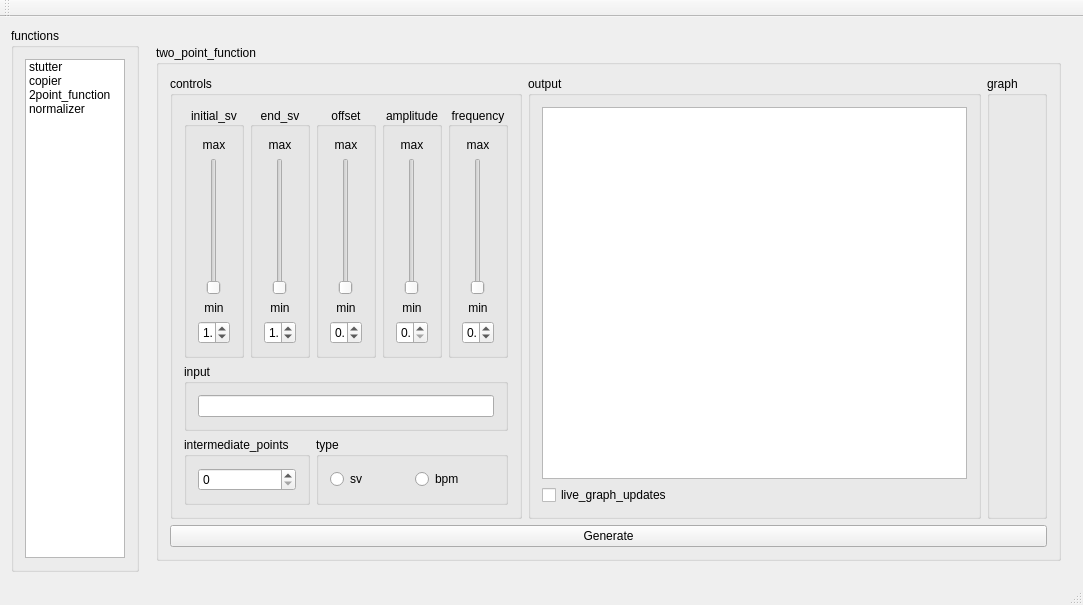
<?xml version="1.0" encoding="UTF-8"?>
<ui version="4.0">
 <class>MainWindow</class>
 <widget class="QMainWindow" name="MainWindow">
  <property name="geometry">
   <rect>
    <x>0</x>
    <y>0</y>
    <width>1083</width>
    <height>605</height>
   </rect>
  </property>
  <property name="windowTitle">
   <string>MainWindow</string>
  </property>
  <widget class="QWidget" name="centralWidget">
   <layout class="QGridLayout" name="gridLayout">
    <item row="1" column="1">
     <widget class="QStackedWidget" name="stackedWidget">
      <property name="currentIndex">
       <number>2</number>
      </property>
      <widget class="QWidget" name="page_stutter">
       <layout class="QGridLayout" name="gridLayout_3">
        <item row="0" column="0">
         <widget class="QGroupBox" name="stutter_lo">
          <property name="toolTipDuration">
           <number>-2</number>
          </property>
          <property name="title">
           <string>stutter</string>
          </property>
          <layout class="QGridLayout" name="gridLayout_4">
           <item row="0" column="1">
            <widget class="QGroupBox" name="stutter_input_lo">
             <property name="title">
              <string>input</string>
             </property>
             <layout class="QGridLayout" name="gridLayout_6">
              <item row="0" column="0">
               <widget class="QPlainTextEdit" name="stutter_input"/>
              </item>
             </layout>
            </widget>
           </item>
           <item row="0" column="0">
            <widget class="QGroupBox" name="stutter_controls_lo">
             <property name="title">
              <string>controls</string>
             </property>
             <layout class="QGridLayout" name="gridLayout_5">
              <item row="0" column="1">
               <widget class="QGroupBox" name="stutter_threshold_lo">
                <property name="title">
                 <string>threshold</string>
                </property>
                <property name="alignment">
                 <set>Qt::AlignCenter</set>
                </property>
                <layout class="QGridLayout" name="gridLayout_9">
                 <item row="1" column="0">
                  <widget class="QSlider" name="stutter_threshold_vs">
                   <property name="orientation">
                    <enum>Qt::Vertical</enum>
                   </property>
                  </widget>
                 </item>
                 <item row="2" column="0">
                  <widget class="QLabel" name="stutter_threshold_min">
                   <property name="text">
                    <string>min</string>
                   </property>
                   <property name="alignment">
                    <set>Qt::AlignCenter</set>
                   </property>
                  </widget>
                 </item>
                 <item row="0" column="0">
                  <widget class="QLabel" name="stutter_threshold_max">
                   <property name="text">
                    <string>max</string>
                   </property>
                   <property name="alignment">
                    <set>Qt::AlignCenter</set>
                   </property>
                  </widget>
                 </item>
                </layout>
               </widget>
              </item>
              <item row="0" column="0">
               <widget class="QGroupBox" name="stutter_initsv_lo">
                <property name="title">
                 <string>initial_sv</string>
                </property>
                <property name="alignment">
                 <set>Qt::AlignCenter</set>
                </property>
                <layout class="QGridLayout" name="gridLayout_8">
                 <item row="1" column="0">
                  <widget class="QSlider" name="stutter_initsv_vs">
                   <property name="orientation">
                    <enum>Qt::Vertical</enum>
                   </property>
                  </widget>
                 </item>
                 <item row="0" column="0">
                  <widget class="QLabel" name="stutter_initsv_max">
                   <property name="text">
                    <string>max</string>
                   </property>
                   <property name="alignment">
                    <set>Qt::AlignCenter</set>
                   </property>
                  </widget>
                 </item>
                 <item row="2" column="0">
                  <widget class="QLabel" name="stutter_initsv_min">
                   <property name="text">
                    <string>min</string>
                   </property>
                   <property name="alignment">
                    <set>Qt::AlignCenter</set>
                   </property>
                  </widget>
                 </item>
                </layout>
               </widget>
              </item>
              <item row="1" column="0" colspan="2">
               <widget class="QGroupBox" name="stutter_avesv_lo">
                <property name="title">
                 <string>average_sv</string>
                </property>
                <layout class="QGridLayout" name="gridLayout_10">
                 <item row="0" column="0">
                  <widget class="QDoubleSpinBox" name="stutter_avesv"/>
                 </item>
                </layout>
               </widget>
              </item>
             </layout>
            </widget>
           </item>
           <item row="0" column="2">
            <widget class="QGroupBox" name="stutter_output_lo">
             <property name="title">
              <string>output</string>
             </property>
             <layout class="QGridLayout" name="gridLayout_7">
              <item row="0" column="0">
               <widget class="QPlainTextEdit" name="stutter_output"/>
              </item>
             </layout>
            </widget>
           </item>
           <item row="1" column="0" colspan="3">
            <widget class="QPushButton" name="stutter_generate">
             <property name="text">
              <string>Generate</string>
             </property>
            </widget>
           </item>
          </layout>
         </widget>
        </item>
       </layout>
      </widget>
      <widget class="QWidget" name="page_copier">
       <layout class="QGridLayout" name="gridLayout_11">
        <item row="0" column="0">
         <widget class="QGroupBox" name="copier_lo">
          <property name="title">
           <string>copier</string>
          </property>
          <layout class="QGridLayout" name="gridLayout_12">
           <item row="0" column="0" rowspan="2">
            <widget class="QGroupBox" name="copier_ho_lo">
             <property name="title">
              <string>hit_object_input</string>
             </property>
             <layout class="QGridLayout" name="gridLayout_13">
              <item row="0" column="0">
               <widget class="QPlainTextEdit" name="copier_ho"/>
              </item>
             </layout>
            </widget>
           </item>
           <item row="0" column="1" rowspan="2">
            <widget class="QGroupBox" name="copier_tp_lo">
             <property name="title">
              <string>timing_point_input</string>
             </property>
             <layout class="QGridLayout" name="gridLayout_14">
              <item row="0" column="0">
               <widget class="QPlainTextEdit" name="copier_tp"/>
              </item>
             </layout>
            </widget>
           </item>
           <item row="0" column="2" rowspan="2">
            <widget class="QGroupBox" name="copier_output_lo">
             <property name="title">
              <string>output</string>
             </property>
             <layout class="QGridLayout" name="gridLayout_15">
              <item row="0" column="0">
               <widget class="QPlainTextEdit" name="copier_output"/>
              </item>
             </layout>
            </widget>
           </item>
           <item row="2" column="0" colspan="3">
            <widget class="QPushButton" name="copier_generate">
             <property name="text">
              <string>Generate</string>
             </property>
            </widget>
           </item>
          </layout>
         </widget>
        </item>
       </layout>
      </widget>
      <widget class="QWidget" name="page_tpf">
       <layout class="QGridLayout" name="gridLayout_16">
        <item row="0" column="0">
         <widget class="QGroupBox" name="tpf_lo">
          <property name="title">
           <string>two_point_function</string>
          </property>
          <layout class="QGridLayout" name="gridLayout_19">
           <item row="0" column="2">
            <widget class="QGroupBox" name="tpf_graph_lo">
             <property name="title">
              <string>graph</string>
             </property>
             <layout class="QGridLayout" name="gridLayout_28">
              <item row="0" column="0">
               <widget class="QWidget" name="tpf_graph" native="true"/>
              </item>
             </layout>
            </widget>
           </item>
           <item row="0" column="1">
            <widget class="QGroupBox" name="tpf_output_lo">
             <property name="title">
              <string>output</string>
             </property>
             <layout class="QGridLayout" name="gridLayout_18">
              <item row="0" column="0">
               <widget class="QPlainTextEdit" name="tpf_output"/>
              </item>
              <item row="1" column="0">
               <widget class="QCheckBox" name="tpf_output_live">
                <property name="text">
                 <string>live_graph_updates</string>
                </property>
               </widget>
              </item>
             </layout>
            </widget>
           </item>
           <item row="0" column="0">
            <widget class="QGroupBox" name="tpf_controls_lo">
             <property name="title">
              <string>controls</string>
             </property>
             <layout class="QGridLayout" name="gridLayout_17">
              <item row="0" column="0">
               <widget class="QGroupBox" name="tpf_initsv_lo">
                <property name="sizePolicy">
                 <sizepolicy hsizetype="Ignored" vsizetype="Preferred">
                  <horstretch>0</horstretch>
                  <verstretch>0</verstretch>
                 </sizepolicy>
                </property>
                <property name="minimumSize">
                 <size>
                  <width>60</width>
                  <height>0</height>
                 </size>
                </property>
                <property name="title">
                 <string>initial_sv</string>
                </property>
                <property name="alignment">
                 <set>Qt::AlignCenter</set>
                </property>
                <layout class="QGridLayout" name="gridLayout_24">
                 <item row="0" column="0">
                  <widget class="QLabel" name="tpf_initsv_max">
                   <property name="text">
                    <string>max</string>
                   </property>
                   <property name="alignment">
                    <set>Qt::AlignCenter</set>
                   </property>
                  </widget>
                 </item>
                 <item row="3" column="0">
                  <widget class="QDoubleSpinBox" name="tpf_initsv_val">
                   <property name="minimum">
                    <double>0.100000000000000</double>
                   </property>
                   <property name="maximum">
                    <double>10.000000000000000</double>
                   </property>
                   <property name="singleStep">
                    <double>0.010000000000000</double>
                   </property>
                   <property name="value">
                    <double>1.000000000000000</double>
                   </property>
                  </widget>
                 </item>
                 <item row="2" column="0">
                  <widget class="QLabel" name="tpf_initsv_min">
                   <property name="text">
                    <string>min</string>
                   </property>
                   <property name="alignment">
                    <set>Qt::AlignCenter</set>
                   </property>
                  </widget>
                 </item>
                 <item row="1" column="0">
                  <widget class="QSlider" name="tpf_initsv">
                   <property name="sizePolicy">
                    <sizepolicy hsizetype="Minimum" vsizetype="Expanding">
                     <horstretch>0</horstretch>
                     <verstretch>0</verstretch>
                    </sizepolicy>
                   </property>
                   <property name="orientation">
                    <enum>Qt::Vertical</enum>
                   </property>
                  </widget>
                 </item>
                </layout>
               </widget>
              </item>
              <item row="2" column="0" colspan="2">
               <widget class="QGroupBox" name="tpf_interpts_lo">
                <property name="sizePolicy">
                 <sizepolicy hsizetype="Ignored" vsizetype="Preferred">
                  <horstretch>0</horstretch>
                  <verstretch>0</verstretch>
                 </sizepolicy>
                </property>
                <property name="title">
                 <string>intermediate_points</string>
                </property>
                <layout class="QGridLayout" name="gridLayout_25">
                 <item row="0" column="0">
                  <widget class="QSpinBox" name="tpf_interpts">
                   <property name="sizePolicy">
                    <sizepolicy hsizetype="Minimum" vsizetype="Fixed">
                     <horstretch>0</horstretch>
                     <verstretch>0</verstretch>
                    </sizepolicy>
                   </property>
                  </widget>
                 </item>
                </layout>
               </widget>
              </item>
              <item row="0" column="1">
               <widget class="QGroupBox" name="tpf_endsv_lo">
                <property name="sizePolicy">
                 <sizepolicy hsizetype="Ignored" vsizetype="Preferred">
                  <horstretch>0</horstretch>
                  <verstretch>0</verstretch>
                 </sizepolicy>
                </property>
                <property name="minimumSize">
                 <size>
                  <width>60</width>
                  <height>0</height>
                 </size>
                </property>
                <property name="title">
                 <string>end_sv</string>
                </property>
                <property name="alignment">
                 <set>Qt::AlignCenter</set>
                </property>
                <layout class="QGridLayout" name="gridLayout_23">
                 <item row="1" column="0">
                  <widget class="QSlider" name="tpf_endsv">
                   <property name="sizePolicy">
                    <sizepolicy hsizetype="Minimum" vsizetype="Expanding">
                     <horstretch>0</horstretch>
                     <verstretch>0</verstretch>
                    </sizepolicy>
                   </property>
                   <property name="orientation">
                    <enum>Qt::Vertical</enum>
                   </property>
                  </widget>
                 </item>
                 <item row="2" column="0">
                  <widget class="QLabel" name="tpf_endsv_min">
                   <property name="text">
                    <string>min</string>
                   </property>
                   <property name="alignment">
                    <set>Qt::AlignCenter</set>
                   </property>
                  </widget>
                 </item>
                 <item row="0" column="0">
                  <widget class="QLabel" name="tpf_endsv_max">
                   <property name="text">
                    <string>max</string>
                   </property>
                   <property name="alignment">
                    <set>Qt::AlignCenter</set>
                   </property>
                  </widget>
                 </item>
                 <item row="3" column="0">
                  <widget class="QDoubleSpinBox" name="tpf_endsv_val">
                   <property name="minimum">
                    <double>0.100000000000000</double>
                   </property>
                   <property name="maximum">
                    <double>10.000000000000000</double>
                   </property>
                   <property name="singleStep">
                    <double>0.010000000000000</double>
                   </property>
                   <property name="value">
                    <double>1.000000000000000</double>
                   </property>
                  </widget>
                 </item>
                </layout>
               </widget>
              </item>
              <item row="0" column="3">
               <widget class="QGroupBox" name="tpf_ampl_lo">
                <property name="sizePolicy">
                 <sizepolicy hsizetype="Ignored" vsizetype="Preferred">
                  <horstretch>0</horstretch>
                  <verstretch>0</verstretch>
                 </sizepolicy>
                </property>
                <property name="minimumSize">
                 <size>
                  <width>60</width>
                  <height>0</height>
                 </size>
                </property>
                <property name="title">
                 <string>amplitude</string>
                </property>
                <property name="alignment">
                 <set>Qt::AlignCenter</set>
                </property>
                <layout class="QGridLayout" name="gridLayout_22">
                 <item row="1" column="0">
                  <widget class="QSlider" name="tpf_ampl">
                   <property name="sizePolicy">
                    <sizepolicy hsizetype="Minimum" vsizetype="Expanding">
                     <horstretch>0</horstretch>
                     <verstretch>0</verstretch>
                    </sizepolicy>
                   </property>
                   <property name="orientation">
                    <enum>Qt::Vertical</enum>
                   </property>
                  </widget>
                 </item>
                 <item row="0" column="0">
                  <widget class="QLabel" name="tpf_ampl_max">
                   <property name="text">
                    <string>max</string>
                   </property>
                   <property name="alignment">
                    <set>Qt::AlignCenter</set>
                   </property>
                  </widget>
                 </item>
                 <item row="2" column="0">
                  <widget class="QLabel" name="tpf_ampl_min">
                   <property name="text">
                    <string>min</string>
                   </property>
                   <property name="alignment">
                    <set>Qt::AlignCenter</set>
                   </property>
                  </widget>
                 </item>
                 <item row="3" column="0">
                  <widget class="QDoubleSpinBox" name="tpf_ampl_val">
                   <property name="minimum">
                    <double>0.000000000000000</double>
                   </property>
                   <property name="maximum">
                    <double>100.000000000000000</double>
                   </property>
                  </widget>
                 </item>
                </layout>
               </widget>
              </item>
              <item row="0" column="2">
               <widget class="QGroupBox" name="tpf_offset_lo">
                <property name="sizePolicy">
                 <sizepolicy hsizetype="Ignored" vsizetype="Preferred">
                  <horstretch>0</horstretch>
                  <verstretch>0</verstretch>
                 </sizepolicy>
                </property>
                <property name="minimumSize">
                 <size>
                  <width>60</width>
                  <height>0</height>
                 </size>
                </property>
                <property name="title">
                 <string>offset</string>
                </property>
                <property name="alignment">
                 <set>Qt::AlignCenter</set>
                </property>
                <layout class="QGridLayout" name="gridLayout_21">
                 <item row="1" column="0">
                  <widget class="QSlider" name="tpf_offset">
                   <property name="sizePolicy">
                    <sizepolicy hsizetype="Minimum" vsizetype="Expanding">
                     <horstretch>0</horstretch>
                     <verstretch>0</verstretch>
                    </sizepolicy>
                   </property>
                   <property name="orientation">
                    <enum>Qt::Vertical</enum>
                   </property>
                  </widget>
                 </item>
                 <item row="0" column="0">
                  <widget class="QLabel" name="tpf_offset_max">
                   <property name="text">
                    <string>max</string>
                   </property>
                   <property name="alignment">
                    <set>Qt::AlignCenter</set>
                   </property>
                  </widget>
                 </item>
                 <item row="2" column="0">
                  <widget class="QLabel" name="tpf_offset_min">
                   <property name="text">
                    <string>min</string>
                   </property>
                   <property name="alignment">
                    <set>Qt::AlignCenter</set>
                   </property>
                  </widget>
                 </item>
                 <item row="3" column="0">
                  <widget class="QDoubleSpinBox" name="tpf_offset_val">
                   <property name="minimum">
                    <double>-10000.000000000000000</double>
                   </property>
                   <property name="maximum">
                    <double>10000.000000000000000</double>
                   </property>
                  </widget>
                 </item>
                </layout>
               </widget>
              </item>
              <item row="0" column="4">
               <widget class="QGroupBox" name="tpf_freq_lo">
                <property name="sizePolicy">
                 <sizepolicy hsizetype="Ignored" vsizetype="Preferred">
                  <horstretch>0</horstretch>
                  <verstretch>0</verstretch>
                 </sizepolicy>
                </property>
                <property name="minimumSize">
                 <size>
                  <width>60</width>
                  <height>0</height>
                 </size>
                </property>
                <property name="title">
                 <string>frequency</string>
                </property>
                <property name="alignment">
                 <set>Qt::AlignCenter</set>
                </property>
                <layout class="QGridLayout" name="gridLayout_20">
                 <item row="0" column="0">
                  <widget class="QLabel" name="tpf_freq_max">
                   <property name="text">
                    <string>max</string>
                   </property>
                   <property name="alignment">
                    <set>Qt::AlignCenter</set>
                   </property>
                  </widget>
                 </item>
                 <item row="1" column="0">
                  <widget class="QSlider" name="tpf_freq">
                   <property name="sizePolicy">
                    <sizepolicy hsizetype="Minimum" vsizetype="Expanding">
                     <horstretch>0</horstretch>
                     <verstretch>0</verstretch>
                    </sizepolicy>
                   </property>
                   <property name="orientation">
                    <enum>Qt::Vertical</enum>
                   </property>
                  </widget>
                 </item>
                 <item row="2" column="0">
                  <widget class="QLabel" name="tpf_freq_min">
                   <property name="text">
                    <string>min</string>
                   </property>
                   <property name="alignment">
                    <set>Qt::AlignCenter</set>
                   </property>
                  </widget>
                 </item>
                 <item row="3" column="0">
                  <widget class="QDoubleSpinBox" name="tpf_freq_val">
                   <property name="minimum">
                    <double>-7.000000000000000</double>
                   </property>
                   <property name="maximum">
                    <double>100.000000000000000</double>
                   </property>
                  </widget>
                 </item>
                </layout>
               </widget>
              </item>
              <item row="1" column="0" colspan="5">
               <widget class="QGroupBox" name="tpf_input_lo">
                <property name="sizePolicy">
                 <sizepolicy hsizetype="Ignored" vsizetype="Preferred">
                  <horstretch>0</horstretch>
                  <verstretch>0</verstretch>
                 </sizepolicy>
                </property>
                <property name="title">
                 <string>input</string>
                </property>
                <layout class="QGridLayout" name="gridLayout_26">
                 <item row="0" column="0">
                  <widget class="QLineEdit" name="tpf_input"/>
                 </item>
                </layout>
               </widget>
              </item>
              <item row="2" column="2" colspan="3">
               <widget class="QGroupBox" name="tpf_type_lo">
                <property name="sizePolicy">
                 <sizepolicy hsizetype="Ignored" vsizetype="Preferred">
                  <horstretch>0</horstretch>
                  <verstretch>0</verstretch>
                 </sizepolicy>
                </property>
                <property name="title">
                 <string>type</string>
                </property>
                <layout class="QGridLayout" name="gridLayout_27">
                 <item row="0" column="0">
                  <widget class="QRadioButton" name="tpf_type_sv">
                   <property name="text">
                    <string>sv</string>
                   </property>
                  </widget>
                 </item>
                 <item row="0" column="1">
                  <widget class="QRadioButton" name="tpf_type_bpm">
                   <property name="text">
                    <string>bpm</string>
                   </property>
                  </widget>
                 </item>
                </layout>
               </widget>
              </item>
             </layout>
            </widget>
           </item>
           <item row="1" column="0" colspan="3">
            <widget class="QPushButton" name="tpf_generate">
             <property name="text">
              <string>Generate</string>
             </property>
            </widget>
           </item>
          </layout>
         </widget>
        </item>
       </layout>
      </widget>
      <widget class="QWidget" name="page_norm">
       <layout class="QGridLayout" name="gridLayout_2">
        <item row="0" column="0">
         <widget class="QGroupBox" name="normalizer_lo">
          <property name="title">
           <string>normalizer</string>
          </property>
          <layout class="QGridLayout" name="gridLayout_33">
           <item row="0" column="0" rowspan="2">
            <widget class="QGroupBox" name="normalizer_input_lo">
             <property name="title">
              <string>input</string>
             </property>
             <layout class="QGridLayout" name="gridLayout_31">
              <item row="0" column="0">
               <widget class="QPlainTextEdit" name="normalizer_input"/>
              </item>
             </layout>
            </widget>
           </item>
           <item row="0" column="1">
            <widget class="QGroupBox" name="normalizer_controls_lo">
             <property name="title">
              <string>controls</string>
             </property>
             <layout class="QGridLayout" name="gridLayout_34">
              <item row="0" column="0">
               <widget class="QGroupBox" name="normalizer_bpm_lo">
                <property name="title">
                 <string>bpm</string>
                </property>
                <layout class="QGridLayout" name="gridLayout_35">
                 <item row="0" column="0">
                  <widget class="QDoubleSpinBox" name="normalizer_bpm">
                   <property name="maximum">
                    <double>999999999.000000000000000</double>
                   </property>
                  </widget>
                 </item>
                </layout>
               </widget>
              </item>
             </layout>
            </widget>
           </item>
           <item row="1" column="1">
            <widget class="QGroupBox" name="normalizer_bpmlist_lo">
             <property name="title">
              <string>bpm list</string>
             </property>
             <layout class="QGridLayout" name="gridLayout_30">
              <item row="1" column="0">
               <widget class="QListWidget" name="normalizer_bpmlist"/>
              </item>
             </layout>
            </widget>
           </item>
           <item row="0" column="2" rowspan="2">
            <widget class="QGroupBox" name="normalizer_output_lo">
             <property name="title">
              <string>output</string>
             </property>
             <layout class="QGridLayout" name="gridLayout_32">
              <item row="0" column="0">
               <widget class="QPlainTextEdit" name="normalizer_output"/>
              </item>
             </layout>
            </widget>
           </item>
           <item row="2" column="0" colspan="3">
            <widget class="QPushButton" name="normalizer_generate">
             <property name="text">
              <string>Generate</string>
             </property>
            </widget>
           </item>
          </layout>
         </widget>
        </item>
       </layout>
      </widget>
     </widget>
    </item>
    <item row="0" column="0" rowspan="2">
     <widget class="QGroupBox" name="groupBox">
      <property name="title">
       <string>functions</string>
      </property>
      <layout class="QGridLayout" name="gridLayout_29">
       <item row="0" column="0">
        <widget class="QListWidget" name="listWidget">
         <property name="sizePolicy">
          <sizepolicy hsizetype="Ignored" vsizetype="Expanding">
           <horstretch>0</horstretch>
           <verstretch>0</verstretch>
          </sizepolicy>
         </property>
         <property name="minimumSize">
          <size>
           <width>100</width>
           <height>0</height>
          </size>
         </property>
         <item>
          <property name="text">
           <string>stutter</string>
          </property>
         </item>
         <item>
          <property name="text">
           <string>copier</string>
          </property>
         </item>
         <item>
          <property name="text">
           <string>2point_function</string>
          </property>
         </item>
         <item>
          <property name="text">
           <string>normalizer</string>
          </property>
         </item>
        </widget>
       </item>
      </layout>
     </widget>
    </item>
   </layout>
  </widget>
  <widget class="QMenuBar" name="menuBar">
   <property name="geometry">
    <rect>
     <x>0</x>
     <y>0</y>
     <width>1083</width>
     <height>20</height>
    </rect>
   </property>
  </widget>
  <widget class="QToolBar" name="mainToolBar">
   <attribute name="toolBarArea">
    <enum>TopToolBarArea</enum>
   </attribute>
   <attribute name="toolBarBreak">
    <bool>false</bool>
   </attribute>
  </widget>
  <widget class="QStatusBar" name="statusBar"/>
 </widget>
 <layoutdefault spacing="6" margin="11"/>
 <resources/>
 <connections>
  <connection>
   <sender>listWidget</sender>
   <signal>currentRowChanged(int)</signal>
   <receiver>stackedWidget</receiver>
   <slot>setCurrentIndex(int)</slot>
   <hints>
    <hint type="sourcelabel">
     <x>65</x>
     <y>102</y>
    </hint>
    <hint type="destinationlabel">
     <x>206</x>
     <y>49</y>
    </hint>
   </hints>
  </connection>
 </connections>
</ui>
